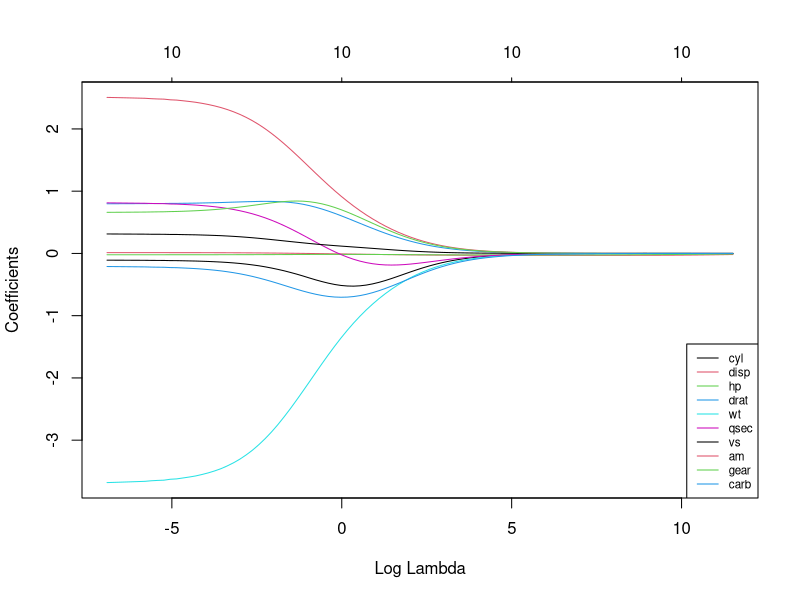

Source code (R):
## ---- chunk 1
knitr::opts_chunk$set(echo = TRUE, warning = FALSE)
## ---- chunk 2
library(magrittr)
library(dplyr)
library(glmnet)
set.seed(123)
## ---- chunk 3
data("mtcars")
head(mtcars, n = 10)

X = mtcars %>% select(-mpg) %>% as.matrix()
y = mtcars %>% select(mpg) %>% scale(center = TRUE, scale = FALSE) %>% as.matrix()
## ---- chunk 4
lambda_seq = 10 ^ seq(-3, 5, length.out = 100)
ridge_cv = cv.glmnet(
  X,
  y,
  alpha = 0,
  lambda = lambda_seq,
  standardize = TRUE,
  nfolds = 10
)
best_lambda = ridge_cv$lambda.min
best_lambda
## ---- chunk 5
model = glmnet(X, y, alpha = 0, lambda = lambda_seq, standardize = FALSE)
plot(model, xvar = "lambda")
legend("bottomright", lwd = 1, col = 1:6, legend = colnames(X), cex = 0.7)
## ---- chunk 6
model = glmnet(X, y, alpha = 0, lambda = best_lambda, standardize = TRUE)
y_hat = predict(model, X)
t(y - y_hat) %*% (y - y_hat) %>% as.double() # RSS
cor(y, y_hat)^2 %>% as.double() #R^2
model$beta
